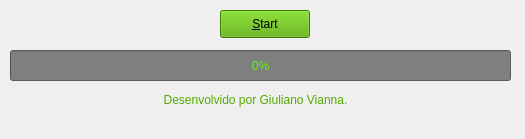
<?xml version="1.0" encoding="UTF-8"?>
<ui version="4.0">
 <class>MainWindow</class>
 <widget class="QMainWindow" name="MainWindow">
  <property name="geometry">
   <rect>
    <x>0</x>
    <y>0</y>
    <width>525</width>
    <height>139</height>
   </rect>
  </property>
  <property name="windowTitle">
   <string>*** Barra de Progresso ***</string>
  </property>
  <widget class="QWidget" name="centralwidget">
   <widget class="QLabel" name="label">
    <property name="geometry">
     <rect>
      <x>10</x>
      <y>90</y>
      <width>491</width>
      <height>20</height>
     </rect>
    </property>
    <property name="text">
     <string>&lt;html&gt;&lt;head/&gt;&lt;body&gt;&lt;p&gt;&lt;span style=&quot; font-size:9pt; color:#55aa00;&quot;&gt;Desenvolvido por Giuliano Vianna.&lt;/span&gt;&lt;/p&gt;&lt;/body&gt;&lt;/html&gt;</string>
    </property>
    <property name="alignment">
     <set>Qt::AlignCenter</set>
    </property>
   </widget>
   <widget class="QProgressBar" name="progressBar">
    <property name="geometry">
     <rect>
      <x>10</x>
      <y>50</y>
      <width>501</width>
      <height>31</height>
     </rect>
    </property>
    <property name="styleSheet">
     <string notr="true">color: rgb(85, 255, 0);
gridline-color: rgb(0, 0, 0);
background-color: rgb(127, 127, 127);</string>
    </property>
    <property name="value">
     <number>0</number>
    </property>
   </widget>
   <widget class="QPushButton" name="bt_start">
    <property name="geometry">
     <rect>
      <x>220</x>
      <y>10</y>
      <width>90</width>
      <height>28</height>
     </rect>
    </property>
    <property name="styleSheet">
     <string notr="true">background-color: rgb(85, 170, 0);</string>
    </property>
    <property name="text">
     <string>&amp;Start</string>
    </property>
   </widget>
  </widget>
  <widget class="QMenuBar" name="menubar">
   <property name="geometry">
    <rect>
     <x>0</x>
     <y>0</y>
     <width>525</width>
     <height>22</height>
    </rect>
   </property>
  </widget>
 </widget>
 <resources/>
 <connections/>
</ui>
